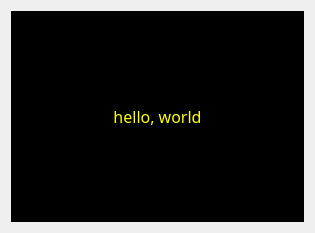
<ui version="4.0" >
<class>webappeditorview_base</class>
<widget class="QWidget" name="webappeditorview_base" >
  <property name="geometry" >
   <rect>
    <x>0</x>
    <y>0</y>
    <width>315</width>
    <height>233</height>
   </rect>
  </property>
  <property name="windowTitle" >
   <string>kapp4_base</string>
  </property>
  <property name="autoFillBackground" >
   <bool>true</bool>
  </property>
  <layout class="QGridLayout" >
   <property name="leftMargin" >
    <number>11</number>
   </property>
   <property name="topMargin" >
    <number>11</number>
   </property>
   <property name="rightMargin" >
    <number>11</number>
   </property>
   <property name="bottomMargin" >
    <number>11</number>
   </property>
   <property name="horizontalSpacing" >
    <number>6</number>
   </property>
   <property name="verticalSpacing" >
    <number>6</number>
   </property>
   <item row="0" column="0" >
    <widget class="QLabel" name="kcfg_sillyLabel" >
     <property name="palette" >
      <palette>
       <active>
        <colorrole role="WindowText" >
         <brush brushstyle="SolidPattern" >
          <color alpha="255" >
           <red>255</red>
           <green>255</green>
           <blue>0</blue>
          </color>
         </brush>
        </colorrole>
        <colorrole role="Button" >
         <brush brushstyle="SolidPattern" >
          <color alpha="255" >
           <red>0</red>
           <green>0</green>
           <blue>0</blue>
          </color>
         </brush>
        </colorrole>
        <colorrole role="Base" >
         <brush brushstyle="SolidPattern" >
          <color alpha="255" >
           <red>0</red>
           <green>0</green>
           <blue>0</blue>
          </color>
         </brush>
        </colorrole>
        <colorrole role="Window" >
         <brush brushstyle="SolidPattern" >
          <color alpha="255" >
           <red>0</red>
           <green>0</green>
           <blue>0</blue>
          </color>
         </brush>
        </colorrole>
        <colorrole role="AlternateBase" >
         <brush brushstyle="SolidPattern" >
          <color alpha="255" >
           <red>0</red>
           <green>0</green>
           <blue>0</blue>
          </color>
         </brush>
        </colorrole>
       </active>
       <inactive>
        <colorrole role="WindowText" >
         <brush brushstyle="SolidPattern" >
          <color alpha="255" >
           <red>255</red>
           <green>255</green>
           <blue>0</blue>
          </color>
         </brush>
        </colorrole>
        <colorrole role="Button" >
         <brush brushstyle="SolidPattern" >
          <color alpha="255" >
           <red>0</red>
           <green>0</green>
           <blue>0</blue>
          </color>
         </brush>
        </colorrole>
        <colorrole role="Base" >
         <brush brushstyle="SolidPattern" >
          <color alpha="255" >
           <red>0</red>
           <green>0</green>
           <blue>0</blue>
          </color>
         </brush>
        </colorrole>
        <colorrole role="Window" >
         <brush brushstyle="SolidPattern" >
          <color alpha="255" >
           <red>0</red>
           <green>0</green>
           <blue>0</blue>
          </color>
         </brush>
        </colorrole>
        <colorrole role="AlternateBase" >
         <brush brushstyle="SolidPattern" >
          <color alpha="255" >
           <red>0</red>
           <green>0</green>
           <blue>0</blue>
          </color>
         </brush>
        </colorrole>
       </inactive>
       <disabled>
        <colorrole role="WindowText" >
         <brush brushstyle="SolidPattern" >
          <color alpha="255" >
           <red>119</red>
           <green>119</green>
           <blue>119</blue>
          </color>
         </brush>
        </colorrole>
        <colorrole role="Button" >
         <brush brushstyle="SolidPattern" >
          <color alpha="255" >
           <red>0</red>
           <green>0</green>
           <blue>0</blue>
          </color>
         </brush>
        </colorrole>
        <colorrole role="Base" >
         <brush brushstyle="SolidPattern" >
          <color alpha="255" >
           <red>0</red>
           <green>0</green>
           <blue>0</blue>
          </color>
         </brush>
        </colorrole>
        <colorrole role="Window" >
         <brush brushstyle="SolidPattern" >
          <color alpha="255" >
           <red>0</red>
           <green>0</green>
           <blue>0</blue>
          </color>
         </brush>
        </colorrole>
        <colorrole role="AlternateBase" >
         <brush brushstyle="SolidPattern" >
          <color alpha="255" >
           <red>0</red>
           <green>0</green>
           <blue>0</blue>
          </color>
         </brush>
        </colorrole>
       </disabled>
      </palette>
     </property>
     <property name="font" >
      <font>
       <family>Sans Serif</family>
       <pointsize>12</pointsize>
      </font>
     </property>
     <property name="autoFillBackground" >
      <bool>true</bool>
     </property>
     <property name="text" >
      <string>hello, world</string>
     </property>
     <property name="scaledContents" >
      <bool>true</bool>
     </property>
     <property name="alignment" >
      <set>Qt::AlignCenter</set>
     </property>
     <property name="wordWrap" >
      <bool>false</bool>
     </property>
    </widget>
   </item>
  </layout>
 </widget>
  <resources/>
 <connections/>
</ui>
